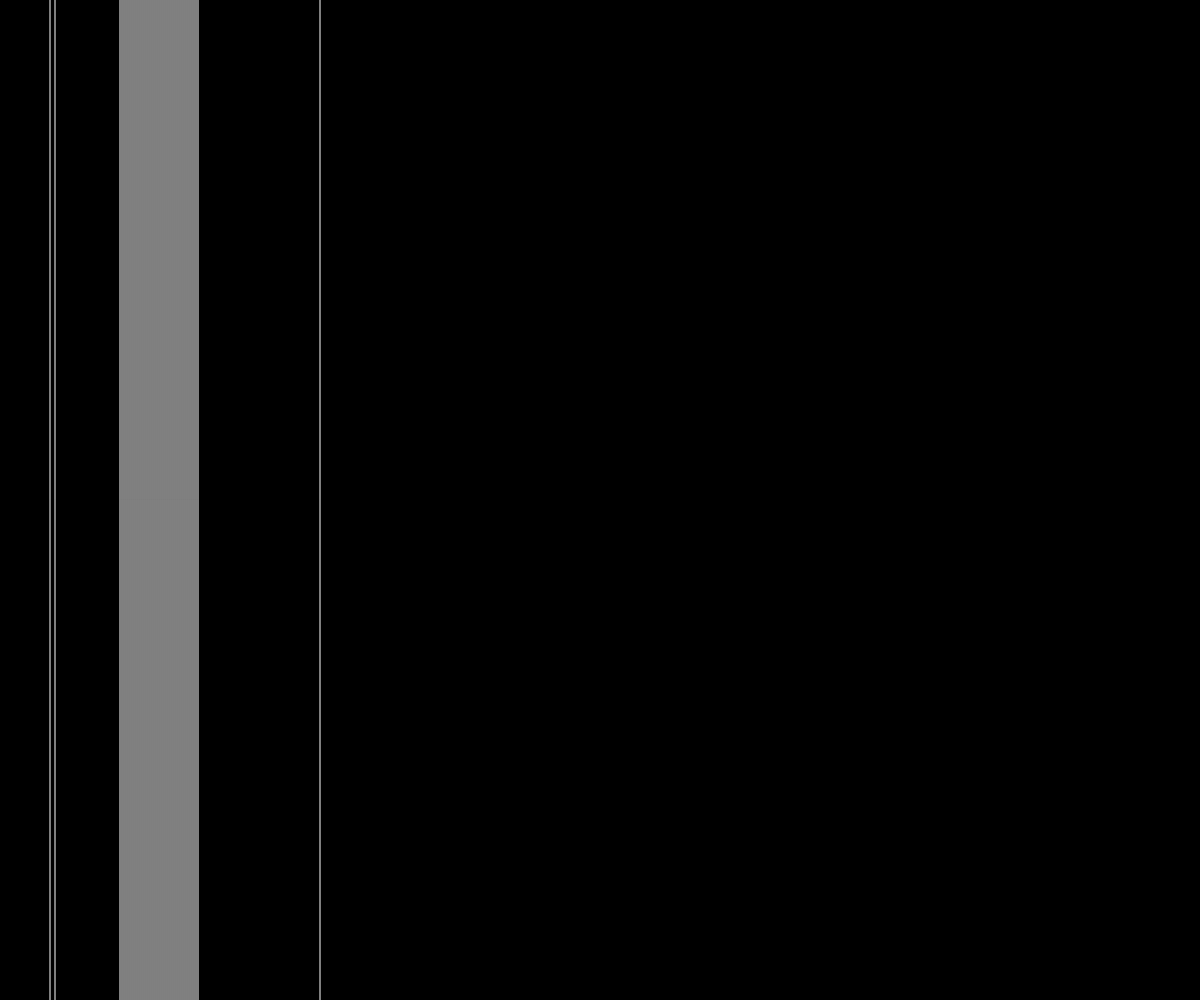
Frame 1 (no input)
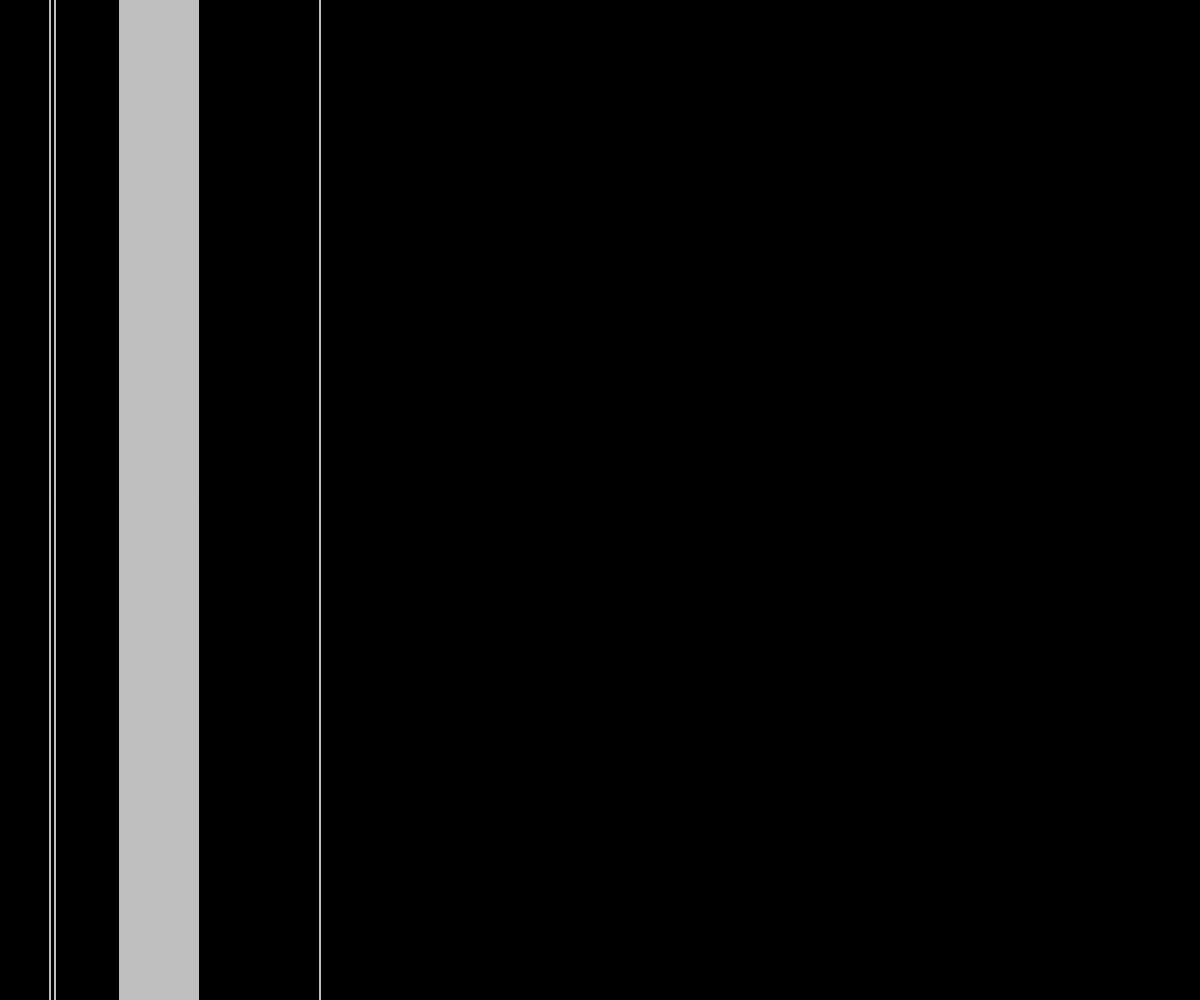
Frame 2 (the mouse pressed at the canvas centre, redrawn once)

The p5.js sketch that drew these frames (run headless with seeded random() and noise() and a simulated clock; the mouse was pressed at the canvas centre and the sketch redrawn once):

// p5.js sketch
// ── sketch.js
// Project Title
// Your Name
// Date
//
// Extra for Experts:
// - describe what you did to take this project "above and beyond"

let number = 80;

function setup() {
  createCanvas(windowWidth, windowHeight);
  background("black");
  stroke("white");
  noLoop();
}


function draw() {
  number = 50;
  
  line(number,0,number,height);

  for (let number = 120; number < 200; number += 2){
    line(number,0,number,height);
    console.log(number);
  }

  drawAnnotherLine();
  drawYetOneMoreLine();

}
function drawAnnotherLine(){
  let number = 320;
  line(number,0, number, height);
}
function drawYetOneMoreLine(){
  line(number+5,0,number +5, height);
}
